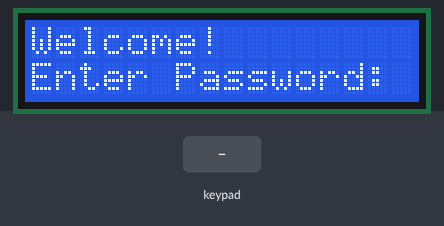
A sketch run on a simulated Arduino Uno, built with avr-gcc and run on an emulated ATmega328P. Shown: 16×2 character LCD. The test bench sets the inputs (shaded band). What the sketch prints to the serial monitor is not drawn.

Above: at 1.2 s.
1.3 s: keypad keys 1 2 3 4 pressed 0.4 s apart
At 3.9 s:
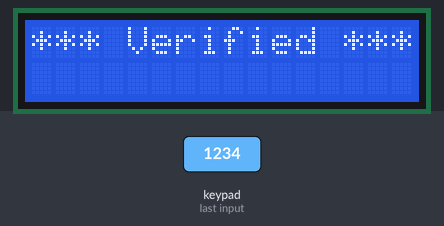
4.4 s: keypad keys 9 8 7 6 pressed 0.4 s apart
At 8.6 s:
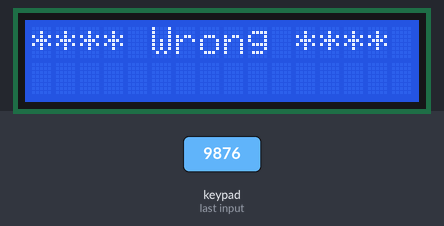
9.0 s: key 'A' pressed
12.0 s: key 'B' pressed
15.0 s: key 'C' pressed
16.5 s: key '1' pressed
Timing chart, 0 to 19.5 s (numbered marks = the images above; inputs shaded):
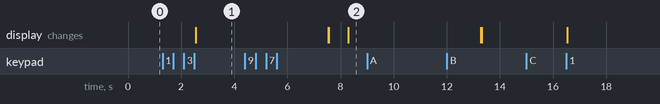

The sketch:

Program03.ino
```cpp
#include <Wire.h>
#include <LiquidCrystal_I2C.h>
#include <Keypad.h>

const byte ROWS = 4;
const byte COLS = 4;

String passcode = "1234";
String input = "";
int count;

char keys[ROWS][COLS] =
{
  {'1','2','3','A'},
  {'4','5','6','B'},
  {'7','8','9','C'},
  {'*','0','#','D'}
};

byte rowPins[ROWS] = {9, 8, 7, 6};
byte colPins[COLS] = {5, 4, 3, 2};

LiquidCrystal_I2C lcd(0x27,16,2);
Keypad keypad = Keypad( makeKeymap(keys), rowPins, colPins, ROWS, COLS );

void setup()
{
  Serial.begin(9600);
  lcd.init();
  lcd.backlight();
  count = 0;
  lcd.clear();
}


void loop()
{
  lcd.setCursor(0,0);
  lcd.print("Welcome!");
  lcd.setCursor(0,1);
  lcd.print("Enter Password: ");
  char key = keypad.getKey();

  if (key)
  {


    input.concat(key);
    count++;
    Serial.println(input);
    Serial.println(count);
    if (count == 4)
    {

      lcd.clear();
      lcd.setCursor(0,0);

      if ( passcode == input )
      {
        lcd.print("*** Verified ***");
      }
      else
      {
        lcd.print("**** Wrong ****");
      }

      delay(5000);
      lcd.clear();
      count = 0;
      input = "";
    }
  }

}
```

Measured:
- after the input at 1.3 s, the display: changes after 1.2 s (image 1)
- after the input at 4.4 s, the display: first differs from a run without the input after 3.9 s (image 2)
- after the input at 9.0 s, every drawn part: stays the same
- after the input at 15.0 s, every drawn part: stays the same
